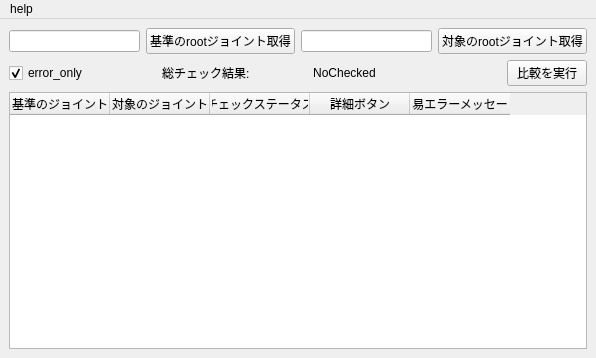
<?xml version="1.0" encoding="UTF-8"?>
<ui version="4.0">
 <class>MainWindow</class>
 <widget class="QMainWindow" name="MainWindow">
  <property name="geometry">
   <rect>
    <x>0</x>
    <y>0</y>
    <width>596</width>
    <height>358</height>
   </rect>
  </property>
  <property name="minimumSize">
   <size>
    <width>438</width>
    <height>0</height>
   </size>
  </property>
  <property name="windowTitle">
   <string>MainWindow</string>
  </property>
  <widget class="QWidget" name="centralwidget">
   <layout class="QVBoxLayout" name="verticalLayout_2">
    <item>
     <layout class="QHBoxLayout" name="horizontalLayout_3">
      <item>
       <layout class="QHBoxLayout" name="horizontalLayout_2">
        <item>
         <widget class="QLineEdit" name="source_joint_name_txt">
          <property name="readOnly">
           <bool>true</bool>
          </property>
         </widget>
        </item>
        <item>
         <widget class="QPushButton" name="get_source_joint_btn">
          <property name="text">
           <string>基準のrootジョイント取得</string>
          </property>
         </widget>
        </item>
       </layout>
      </item>
      <item>
       <layout class="QHBoxLayout" name="horizontalLayout_4">
        <item>
         <widget class="QLineEdit" name="target_joint_name_txt">
          <property name="readOnly">
           <bool>true</bool>
          </property>
         </widget>
        </item>
        <item>
         <widget class="QPushButton" name="get_target_joint_btn">
          <property name="text">
           <string>対象のrootジョイント取得</string>
          </property>
         </widget>
        </item>
       </layout>
      </item>
     </layout>
    </item>
    <item>
     <layout class="QHBoxLayout" name="horizontalLayout" stretch="0,1,4,1,1">
      <item>
       <widget class="QCheckBox" name="error_only_cbox">
        <property name="text">
         <string>error_only</string>
        </property>
        <property name="checked">
         <bool>true</bool>
        </property>
       </widget>
      </item>
      <item>
       <spacer name="horizontalSpacer">
        <property name="orientation">
         <enum>Qt::Horizontal</enum>
        </property>
        <property name="sizeHint" stdset="0">
         <size>
          <width>10</width>
          <height>20</height>
         </size>
        </property>
       </spacer>
      </item>
      <item>
       <layout class="QHBoxLayout" name="horizontalLayout_5" stretch="0,1">
        <item>
         <widget class="QLabel" name="label">
          <property name="text">
           <string>総チェック結果:</string>
          </property>
         </widget>
        </item>
        <item>
         <widget class="QLabel" name="all_error_status_txt">
          <property name="styleSheet">
           <string notr="true">
</string>
          </property>
          <property name="text">
           <string>NoChecked</string>
          </property>
          <property name="alignment">
           <set>Qt::AlignCenter</set>
          </property>
         </widget>
        </item>
       </layout>
      </item>
      <item>
       <spacer name="horizontalSpacer_2">
        <property name="orientation">
         <enum>Qt::Horizontal</enum>
        </property>
        <property name="sizeHint" stdset="0">
         <size>
          <width>10</width>
          <height>20</height>
         </size>
        </property>
       </spacer>
      </item>
      <item>
       <widget class="QPushButton" name="compare_btn">
        <property name="text">
         <string>比較を実行</string>
        </property>
       </widget>
      </item>
     </layout>
    </item>
    <item>
     <layout class="QVBoxLayout" name="verticalLayout">
      <item>
       <widget class="QTableWidget" name="compare_table">
        <column>
         <property name="text">
          <string>基準のジョイント</string>
         </property>
        </column>
        <column>
         <property name="text">
          <string>対象のジョイント</string>
         </property>
        </column>
        <column>
         <property name="text">
          <string>チェックステータス</string>
         </property>
        </column>
        <column>
         <property name="text">
          <string>詳細ボタン</string>
         </property>
        </column>
        <column>
         <property name="text">
          <string>簡易エラーメッセージ</string>
         </property>
        </column>
       </widget>
      </item>
     </layout>
    </item>
   </layout>
  </widget>
  <widget class="QMenuBar" name="menubar">
   <property name="geometry">
    <rect>
     <x>0</x>
     <y>0</y>
     <width>596</width>
     <height>22</height>
    </rect>
   </property>
   <widget class="QMenu" name="menuhelp">
    <property name="title">
     <string>help</string>
    </property>
    <addaction name="actiondocument"/>
   </widget>
   <addaction name="menuhelp"/>
  </widget>
  <action name="actiondocument">
   <property name="text">
    <string>document</string>
   </property>
  </action>
 </widget>
 <resources/>
 <connections/>
</ui>
